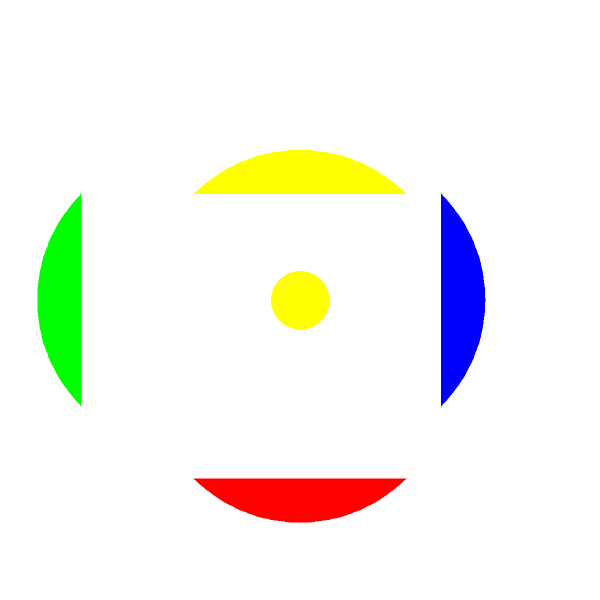
#> input picture 01_prepped/00-example.prepped.png, 1200 x 1200 px (shown at 1/2 size)
$ python -i prep_raster.py   (imports and definitions only)
#> lines starting #> are read from the running program, lines starting #| are printed output that depends on the picture
#!/usr/bin/env python3
# -*- coding: utf-8 -*-
"""
prep_raster.py -- check a raster for tracing suitability (pipeline stage 1).

Two modes:

  CHECK (default) -- report whether the file checks the boxes for tracing and
  copy it through UNCHANGED.  Nothing is modified: no resizing, no colour
  changes, no alpha flattening.  The sidecar records the acceptability checks
  and their pass/fail, so you see *why* an image is or is not ready to trace.

  FIX (--fix)     -- apply the optional normalising transforms, but only when
  asked: background removal (rembg), upscale to target DPI (realesrgan or
  LANCZOS), colour quantisation (pngquant), alpha flattening.  Each transform
  is skippable via spec.print.*; missing tools skip with a recorded warning.

The motivation for check-first is a real bug this file once had: upscaling a
landscape source against a portrait spec used to *stretch* the image into the
spec's pixel box (img.resize(target) forces the target aspect ratio).  That
distorted the artwork.  Two consequences:

  * upscaling now preserves the source aspect ratio (fit within the target,
    never stretch), and
  * by default the file is not touched at all -- an aspect mismatch is REPORTED
    (check ``aspect_ratio``) rather than silently "fixed" by squashing.

Usage::

    python scripts/prep_raster.py artwork.png spec.json            # check only
    python scripts/prep_raster.py artwork.png spec.json --fix      # also modify
    python scripts/prep_raster.py artwork.png spec.json --out-dir DIR

Exit codes: 0 = checked (or already vector), 2 = bad usage / bad input.
"""

from __future__ import annotations

import argparse
import os
import shutil
import subprocess
import sys
import tempfile
from datetime import datetime, timezone

import numpy as np
from PIL import Image

SCRIPT_DIR = os.path.dirname(os.path.abspath(__file__))
sys.path.insert(0, SCRIPT_DIR)
import front_common as fc  # noqa: E402

VECTOR_EXTS = {".svg", ".pdf"}
RASTER_EXTS = {".png", ".jpg", ".jpeg", ".tif", ".tiff", ".webp", ".bmp"}

# Aspect deviation above this fraction of the target is "mismatched".  Below it
# the difference is rounding and a resize can fix it.
ASPECT_TOLERANCE = 0.02

# A border whose RGB stddev stays under this is called "likely uniform".
BG_STDDEV_THRESHOLD = 16.0


def _now():
    return datetime.now(timezone.utc).isoformat(timespec="seconds")


def _ppmm_to_px(mm, dpi):
    return int(round(mm / 25.4 * dpi))


# [314 lines left out: functions _target, _check_format, _check_color_mode, _check_alpha, _check_geometry, _check_color_count and 6 more, not called in this run]


def _invert(img, mode="photometric"):
    """Return the photometric inverse (or a negative) of an RGB(A) image.

    ``photometric`` maps each channel c -> 255 - c. That is the true colour
    inverse and is what a "wear a white tee under a black shirt" mock-up needs.
    ``negative`` inverts only the chroma channels and leaves alpha alone, which
    matters when the source carries transparency: inverting alpha would turn a
    transparent background opaque and destroy the matte.
    """
    from PIL import ImageOps
    if mode not in ("photometric", "negative"):
        raise ValueError("invert mode must be 'photometric' or 'negative'")
    # Palette images carry transparency in a tRNS index, not an alpha band.
    # Converting one to RGB drops the matte -- so `negative` must promote P/PA
    # to RGBA first, or the mode silently does the one thing it promises not to.
    if mode == "negative" and img.mode in ("P", "PA"):
        img = img.convert("RGBA")
    if mode == "negative" and img.mode in ("RGBA", "LA"):
        # Invert the colour bands, keep alpha untouched. Handle each mode by its
        # own band count: converting to RGB first would always give 4 bands and
        # then fail to merge back into a 2-band LA.
        bands = list(img.split())
        if img.mode == "RGBA":
            r, g, b, a = bands
            r, g, b = ImageOps.invert(Image.merge("RGB", (r, g, b))).split()
            return Image.merge("RGBA", (r, g, b, a))
        lum, a = bands                                   # LA
        lum = ImageOps.invert(lum)
        return Image.merge("LA", (lum, a))
    return ImageOps.invert(img.convert("RGB"))


# [325 lines left out: functions _write_inverse, _apply_fixes, _prep, main, not called in this run]


# [2 lines not run here, left out]

>>> from PIL import Image
>>> picture = Image.open('../01_prepped/00-example.prepped.png')
#> picture is the input picture: PIL image 1200x1200 RGB; mean R, G, B 245.8, 245.8, 239.4
>>> result = _invert(picture)
#> in _invert, `return ImageOps.invert(img.convert("RGB"))`:
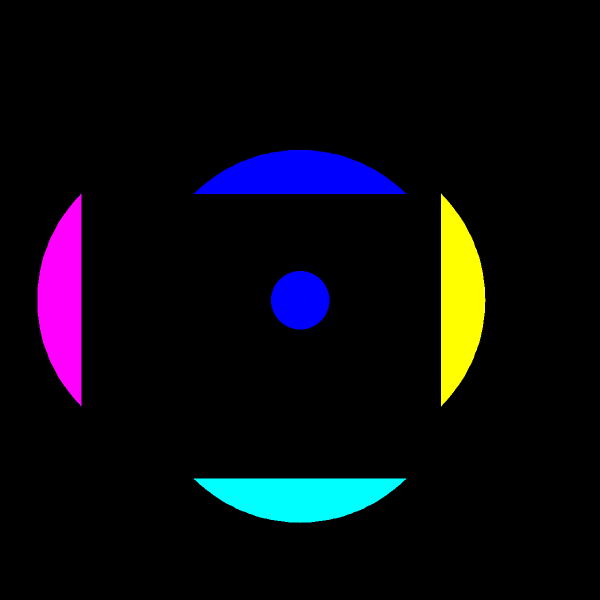
#> returned value: PIL image 1200x1200 RGB (shown at 1/2 size); mean R, G, B 9.2, 9.2, 15.6
